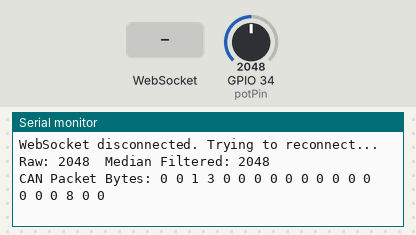
The sketch below on a simulated ESP32. Shown: the last lines printed to the serial monitor. The inputs (shaded band) are chosen by the test bench; at power-on: GPIO 34 (potPin) = 2048. WiFi joins after 1.5 s; servers stay silent unless stated.

Above: at 3.7 s.
3.8 s: GPIO 34 (potPin) set to 2866
At 4.7 s:
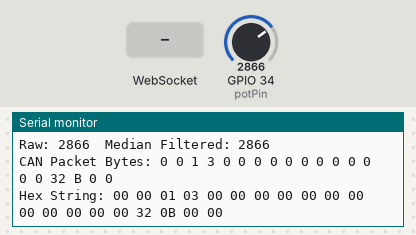
5.4 s: WebSocket text "1" received
6.9 s: GPIO 34 (potPin) set to 3603
At 7.7 s:
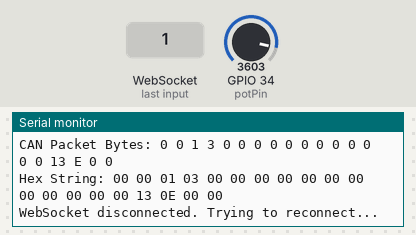
8.5 s: GPIO 34 (potPin) set to 4095
At 9.2 s:
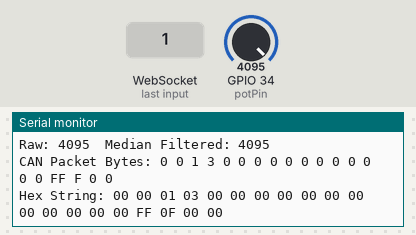
10.1 s: WebSocket text "0" received
13.1 s: GPIO 34 (potPin) set to 2047
At 13.7 s:
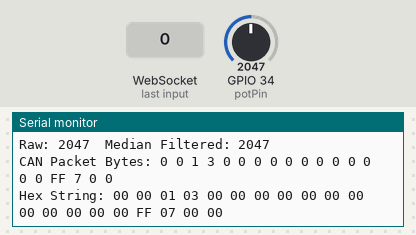
Timing chart, 0 to 15.7 s (numbered marks = the images above; inputs shaded):
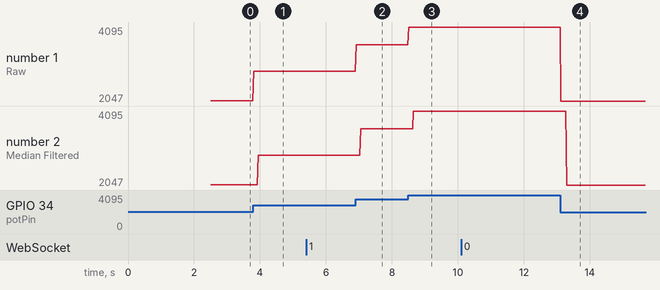

The sketch:

can_simulate_pot.ino
```cpp
#include <WiFi.h>
#include <WebSocketsClient.h>

const char* ssid     = "sample_ssd";
const char* password = "sample_pass";

const char* serverIP = "184.64.123.31";
const uint16_t serverPort = 50001;
const char* websocketPath = "/telemetry";

const int potPin = 34;

WebSocketsClient webSocket;

// Median filter
const int medianWindowSize = 12;
int medianBuffer[medianWindowSize];
int medianIndex = 0;

// Helper: Convert byte array to hex string
String byteArrayToHexString(uint8_t* data, size_t length) {
  String hexString = "";
  char hexChar[3];
  for (size_t i = 0; i < length; i++) {
    sprintf(hexChar, "%02X", data[i]);
    hexString += hexChar;
    if (i < length - 1) hexString += " ";
  }
  return hexString;
}

// Helper: Median from buffer
int getMedian(int* arr, int size) {
  int sorted[size];
  memcpy(sorted, arr, sizeof(int) * size);
  std::sort(sorted, sorted + size);
  return sorted[size / 2];
}

void webSocketEvent(WStype_t type, uint8_t * payload, size_t length) {
  switch (type) {
    case WStype_DISCONNECTED: Serial.println("Disconnected from WebSocket server!"); break;
    case WStype_CONNECTED: Serial.println("Connected to WebSocket server."); break;
    case WStype_TEXT: Serial.printf("Received text: %s\n", payload); break;
    case WStype_ERROR: Serial.println("WebSocket error!"); break;
    default: break;
  }
}

void setup() {
  Serial.begin(115200);
  delay(1000);

  Serial.println("Connecting to WiFi...");
  WiFi.begin(ssid, password);
  while (WiFi.status() != WL_CONNECTED) {
    delay(500);
    Serial.print(".");
  }
  Serial.println("\nWiFi connected. IP: " + WiFi.localIP().toString());

  webSocket.onEvent(webSocketEvent);
  webSocket.begin(serverIP, serverPort, websocketPath);
  webSocket.enableHeartbeat(15000, 3000, 2);

  // Initialize median buffer
  for (int i = 0; i < medianWindowSize; i++) {
    medianBuffer[i] = analogRead(potPin);
  }
}

void loop() {
  webSocket.loop();

  // Read analog and update median buffer
  int rawValue = analogRead(potPin);
  medianBuffer[medianIndex] = rawValue;
  medianIndex = (medianIndex + 1) % medianWindowSize;
  int filteredValue = getMedian(medianBuffer, medianWindowSize);

  // Debug
  Serial.print("Raw: ");
  Serial.print(rawValue);
  Serial.print("  Median Filtered: ");
  Serial.println(filteredValue);

  // Prepare CAN-like packet
  uint8_t data[20] = {0};
  data[0] = 0x00;
  data[1] = 0x00;
  data[2] = 0x01;
  data[3] = 0x03;


  uint16_t value = (uint16_t)filteredValue;
  data[16] = value & 0xFF;
  data[17] = (value >> 8) & 0xFF;

  Serial.print("CAN Packet Bytes: ");
  for (int i = 0; i < 20; i++) {
    Serial.print(data[i], HEX);
    Serial.print(" ");
  }
  Serial.println();

  String hexString = byteArrayToHexString(data, 20);
  Serial.print("Hex String: ");
  Serial.println(hexString);

  if (webSocket.isConnected()) {
    webSocket.sendTXT(hexString);
    Serial.println("Data sent successfully");
  } else {
    Serial.println("WebSocket disconnected. Trying to reconnect...");
  }

  delay(15);
}
```

Measured:
- after the input at 3.8 s, the serial monitor: prints a new line at once (image 1)
- after the input at 6.9 s, the serial monitor: prints a new line at once (image 2)
- after the input at 8.5 s, the serial monitor: prints a new line at once (image 3)
- after the input at 13.1 s, the serial monitor: prints a new line at once (image 4)
- plotted number 1: 2048 → 2866 after the input at 3.8 s, 2866 → 3603 after the input at 6.9 s, 3603 → 4095 after the input at 8.5 s, 4095 → 2047 after the input at 13.1 s
- plotted number 2: 2048 → 2866 after the input at 3.8 s, 2866 → 3603 after the input at 6.9 s, 3603 → 4095 after the input at 8.5 s, 4095 → 2047 after the input at 13.1 s
